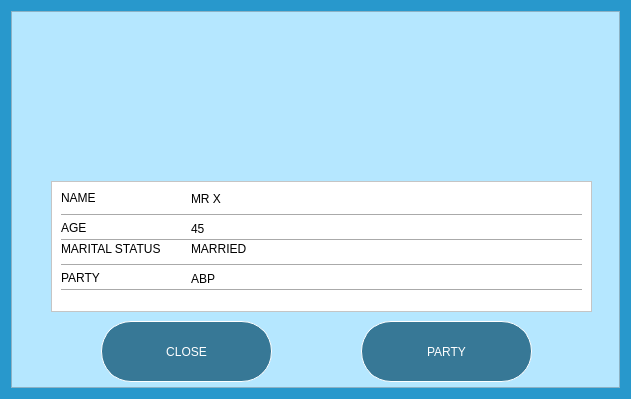
<?xml version="1.0" encoding="UTF-8"?>
<ui version="4.0">
 <class>Form</class>
 <widget class="QWidget" name="Form">
  <property name="geometry">
   <rect>
    <x>0</x>
    <y>0</y>
    <width>631</width>
    <height>399</height>
   </rect>
  </property>
  <property name="minimumSize">
   <size>
    <width>631</width>
    <height>399</height>
   </size>
  </property>
  <property name="maximumSize">
   <size>
    <width>631</width>
    <height>399</height>
   </size>
  </property>
  <property name="windowTitle">
   <string>Form</string>
  </property>
  <property name="styleSheet">
   <string notr="true">background-color: #2898cc;</string>
  </property>
  <layout class="QGridLayout" name="gridLayout">
   <item row="0" column="0">
    <widget class="QFrame" name="frame">
     <property name="styleSheet">
      <string notr="true">background-color: #b5e7ff;</string>
     </property>
     <property name="frameShape">
      <enum>QFrame::StyledPanel</enum>
     </property>
     <property name="frameShadow">
      <enum>QFrame::Raised</enum>
     </property>
     <widget class="QLabel" name="lblImage">
      <property name="geometry">
       <rect>
        <x>180</x>
        <y>10</y>
        <width>231</width>
        <height>151</height>
       </rect>
      </property>
      <property name="styleSheet">
       <string notr="true"/>
      </property>
      <property name="text">
       <string/>
      </property>
      <property name="pixmap">
       <pixmap resource="../resource.qrc">:/loginBackgroundImage/images/assets_mayor2.png</pixmap>
      </property>
      <property name="scaledContents">
       <bool>true</bool>
      </property>
     </widget>
     <widget class="QFrame" name="frame_2">
      <property name="geometry">
       <rect>
        <x>40</x>
        <y>170</y>
        <width>541</width>
        <height>131</height>
       </rect>
      </property>
      <property name="minimumSize">
       <size>
        <width>541</width>
        <height>131</height>
       </size>
      </property>
      <property name="maximumSize">
       <size>
        <width>541</width>
        <height>131</height>
       </size>
      </property>
      <property name="styleSheet">
       <string notr="true">background-color: rgb(255, 255, 255);</string>
      </property>
      <property name="frameShape">
       <enum>QFrame::StyledPanel</enum>
      </property>
      <property name="frameShadow">
       <enum>QFrame::Raised</enum>
      </property>
      <widget class="Line" name="line">
       <property name="geometry">
        <rect>
         <x>10</x>
         <y>26</y>
         <width>521</width>
         <height>16</height>
        </rect>
       </property>
       <property name="orientation">
        <enum>Qt::Horizontal</enum>
       </property>
      </widget>
      <widget class="Line" name="line_2">
       <property name="geometry">
        <rect>
         <x>10</x>
         <y>51</y>
         <width>521</width>
         <height>16</height>
        </rect>
       </property>
       <property name="orientation">
        <enum>Qt::Horizontal</enum>
       </property>
      </widget>
      <widget class="Line" name="line_3">
       <property name="geometry">
        <rect>
         <x>10</x>
         <y>76</y>
         <width>521</width>
         <height>16</height>
        </rect>
       </property>
       <property name="orientation">
        <enum>Qt::Horizontal</enum>
       </property>
      </widget>
      <widget class="Line" name="line_4">
       <property name="geometry">
        <rect>
         <x>10</x>
         <y>101</y>
         <width>521</width>
         <height>16</height>
        </rect>
       </property>
       <property name="orientation">
        <enum>Qt::Horizontal</enum>
       </property>
      </widget>
      <widget class="QLabel" name="label">
       <property name="geometry">
        <rect>
         <x>10</x>
         <y>10</y>
         <width>47</width>
         <height>13</height>
        </rect>
       </property>
       <property name="styleSheet">
        <string notr="true"/>
       </property>
       <property name="text">
        <string>NAME</string>
       </property>
      </widget>
      <widget class="QLabel" name="label_2">
       <property name="geometry">
        <rect>
         <x>10</x>
         <y>40</y>
         <width>47</width>
         <height>13</height>
        </rect>
       </property>
       <property name="text">
        <string>AGE</string>
       </property>
      </widget>
      <widget class="QLabel" name="label_3">
       <property name="geometry">
        <rect>
         <x>10</x>
         <y>60</y>
         <width>101</width>
         <height>16</height>
        </rect>
       </property>
       <property name="text">
        <string>MARITAL STATUS</string>
       </property>
      </widget>
      <widget class="QLabel" name="label_4">
       <property name="geometry">
        <rect>
         <x>10</x>
         <y>90</y>
         <width>47</width>
         <height>13</height>
        </rect>
       </property>
       <property name="text">
        <string>PARTY</string>
       </property>
      </widget>
      <widget class="QLabel" name="lblName">
       <property name="geometry">
        <rect>
         <x>140</x>
         <y>10</y>
         <width>391</width>
         <height>16</height>
        </rect>
       </property>
       <property name="text">
        <string>MR X</string>
       </property>
      </widget>
      <widget class="QLabel" name="lblAge">
       <property name="geometry">
        <rect>
         <x>140</x>
         <y>40</y>
         <width>391</width>
         <height>16</height>
        </rect>
       </property>
       <property name="text">
        <string>45</string>
       </property>
      </widget>
      <widget class="QLabel" name="lblMaritalStatus">
       <property name="geometry">
        <rect>
         <x>140</x>
         <y>60</y>
         <width>391</width>
         <height>16</height>
        </rect>
       </property>
       <property name="text">
        <string>MARRIED</string>
       </property>
      </widget>
      <widget class="QLabel" name="lblParty">
       <property name="geometry">
        <rect>
         <x>140</x>
         <y>90</y>
         <width>391</width>
         <height>16</height>
        </rect>
       </property>
       <property name="text">
        <string>ABP</string>
       </property>
      </widget>
     </widget>
     <widget class="QPushButton" name="btnClose">
      <property name="geometry">
       <rect>
        <x>90</x>
        <y>310</y>
        <width>171</width>
        <height>61</height>
       </rect>
      </property>
      <property name="toolTip">
       <string>Go to Vote</string>
      </property>
      <property name="styleSheet">
       <string notr="true">background-color:#377896;
font: 18pt &quot;MS Shell Dlg 2&quot;;
 border-style: solid;
 border-width:1px;
 border-radius:30px;
 border-color: white;
color:white;</string>
      </property>
      <property name="text">
       <string>CLOSE</string>
      </property>
     </widget>
     <widget class="QPushButton" name="btnParty">
      <property name="geometry">
       <rect>
        <x>350</x>
        <y>310</y>
        <width>171</width>
        <height>61</height>
       </rect>
      </property>
      <property name="toolTip">
       <string>View Party</string>
      </property>
      <property name="styleSheet">
       <string notr="true">background-color:#377896;
font: 18pt &quot;MS Shell Dlg 2&quot;;
 border-style: solid;
 border-width:1px;
 border-radius:30px;
 border-color: white;
color:white;</string>
      </property>
      <property name="text">
       <string>PARTY</string>
      </property>
     </widget>
    </widget>
   </item>
  </layout>
 </widget>
 <resources>
  <include location="../resource.qrc"/>
 </resources>
 <connections/>
</ui>
